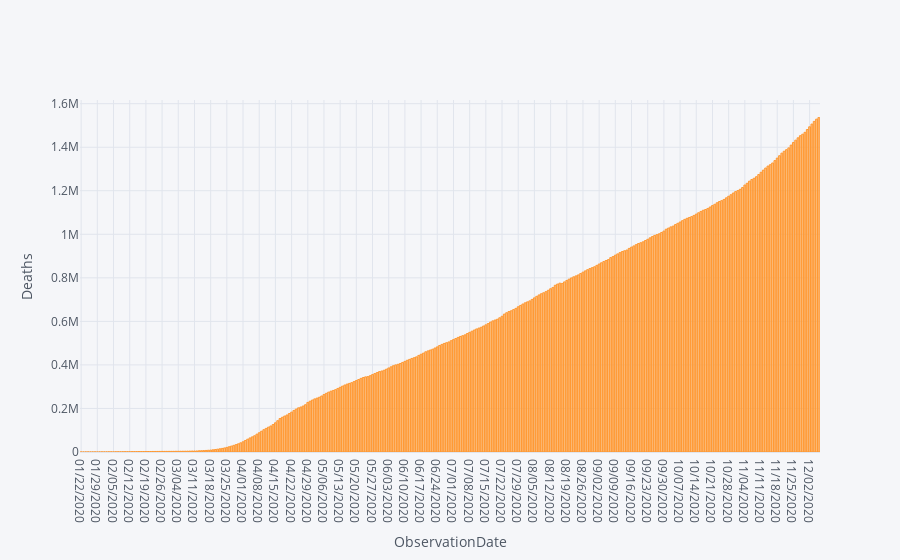

The notebook cell saved with this chart:
### Code cell
#Plotly
deaths.iplot(kind='bar',x='ObservationDate',y='Deaths',xTitle='ObservationDate',yTitle="Deaths")

### Figure 1 — Plotly figure (JSON) as saved in the notebook; plotly's stock layout.template omitted (floating-point values rounded to 4 significant figures; data arrays with more than 128 entries replaced by an {"elided": "..."} marker saying what was removed)
{"data": [{"name": "Deaths", "text": "", "y": {"elided": "320 int values"}, "marker": {"color": "rgba(255, 153, 51, 0.6)", "line": {"color": "rgba(255, 153, 51, 1.0)", "width": 1}}, "x": {"elided": "320 str values"}, "type": "bar", "orientation": "v"}], "layout": {"title": {"font": {"color": "#4D5663"}}, "paper_bgcolor": "#F5F6F9", "plot_bgcolor": "#F5F6F9", "yaxis": {"tickfont": {"color": "#4D5663"}, "zerolinecolor": "#E1E5ED", "title": {"text": "Deaths", "font": {"color": "#4D5663"}}, "gridcolor": "#E1E5ED", "showgrid": true}, "xaxis": {"tickfont": {"color": "#4D5663"}, "zerolinecolor": "#E1E5ED", "title": {"text": "ObservationDate", "font": {"color": "#4D5663"}}, "gridcolor": "#E1E5ED", "showgrid": true}, "legend": {"bgcolor": "#F5F6F9", "font": {"color": "#4D5663"}}}}
